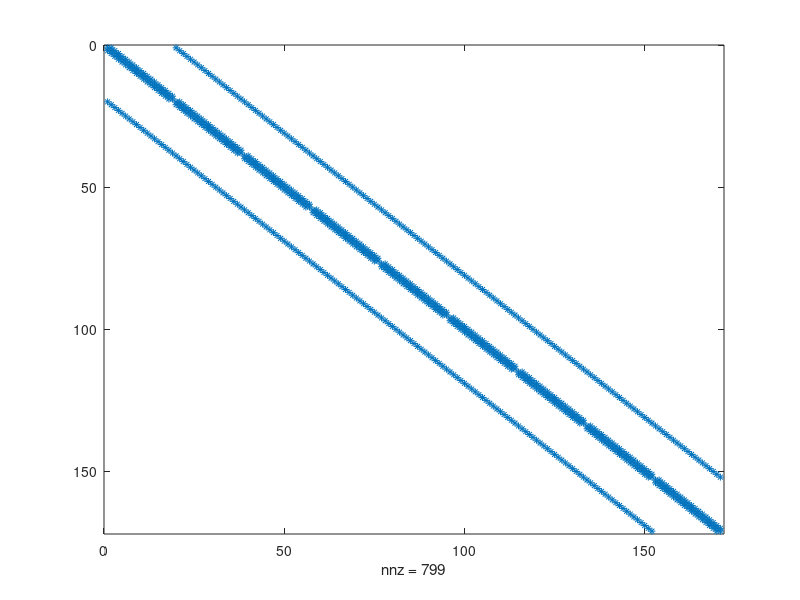
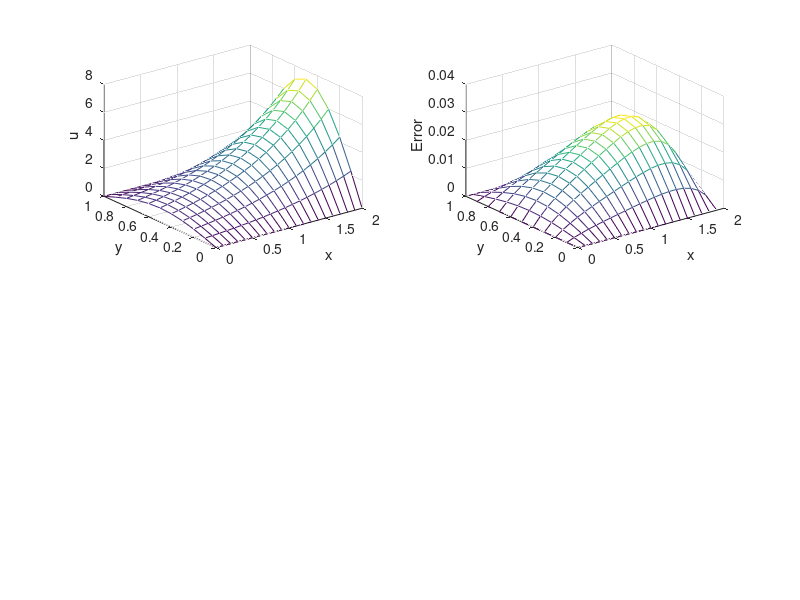

Write MATLAB code to recreate these figures, in order.
% ref: differential method for poisson equation
% https://blog.csdn.net/qq_42818403/article/details/129280788

clear; close all;
%生成网格上的坐标
h = 0.1;
x = [0:h:2]';
y = [0:h:1]';
N = length(x) - 1;
M = length(y) - 1;
[X, Y] = meshgrid(x, y);

%解析解
u_analytical = exp(X) .* sin(pi * Y);
X = X(2:M, 2:N);
Y = Y(2:M, 2:N);
%生成f(x,y)的矩阵
f = (pi ^ 2 - 1) * exp(X) .* sin(pi * Y);
f(:, 1) = f(:, 1) + sin(pi * y(2:M)) / h ^ 2;
f(:, end) = f(:, end) + exp(2) * sin(pi * y(2:M)) / h ^ 2;
%构造矩阵D、C、A
e = ones(N - 1, 1);
C = 1 / h ^ 2 * spdiags([-e 4 * e -e], [-1 0 1], N - 1, N - 1);
D = -1 / h ^ 2 * eye(N - 1);
e = ones(M - 1, 1);
A = kron(eye(M - 1), C) + kron(spdiags([e e], [-1 1], M - 1, M - 1), D);
%左除求解
f = f';
u = zeros(M + 1, N + 1);
u(2:M, 2:N) = reshape(A \ f(:), N - 1, M - 1)';
u(:, 1) = sin(pi * y);
u(:, end) = exp(2) * sin(pi * y);
%画图
figure(1), spy(A, 5)
figure(2), subplot(2, 2, 1), mesh(x, y, u)
xlabel x, ylabel y, zlabel u
subplot(2, 2, 2), mesh(x, y, u - u_analytical)
axis([0 2 0 1 0 0.04])
xlabel x, ylabel y, zlabel Error
